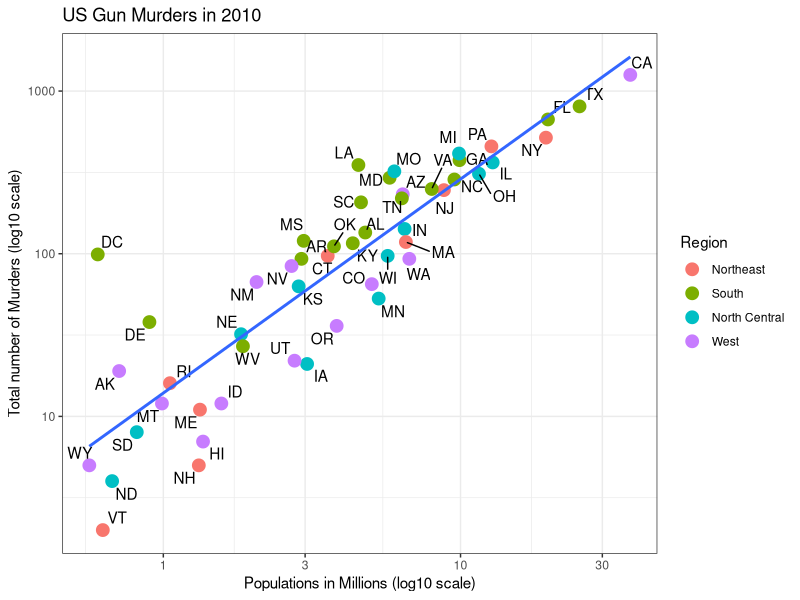

R code for this plot:
## ---- chunk 1
# loading packages 
library(tidyverse)
library(knitr)
library(ggthemes)
library(ggrepel)
library(dslabs)
## ---- chunk 2
# Load Data
#kable(head(murders))

ggplot1 = murders %>% ggplot(mapping = aes(x=population/10^6, y=total)) 

  plotting <- ggplot1 + geom_point(aes(col=region), size = 4) +
  geom_text_repel(aes(label=abb)) +
  scale_x_log10() +
  scale_y_log10() +
  geom_smooth(formula = "y~x", method=lm,se = F)+
  xlab("Populations in Millions (log10 scale)") + 
  ylab("Total number of Murders (log10 scale)") +
  ggtitle("US Gun Murders in 2010") +
  scale_color_discrete(name = "Region")+
      theme_bw()
  

## ---- chunk 3
plotting
## ---- chunk 4
